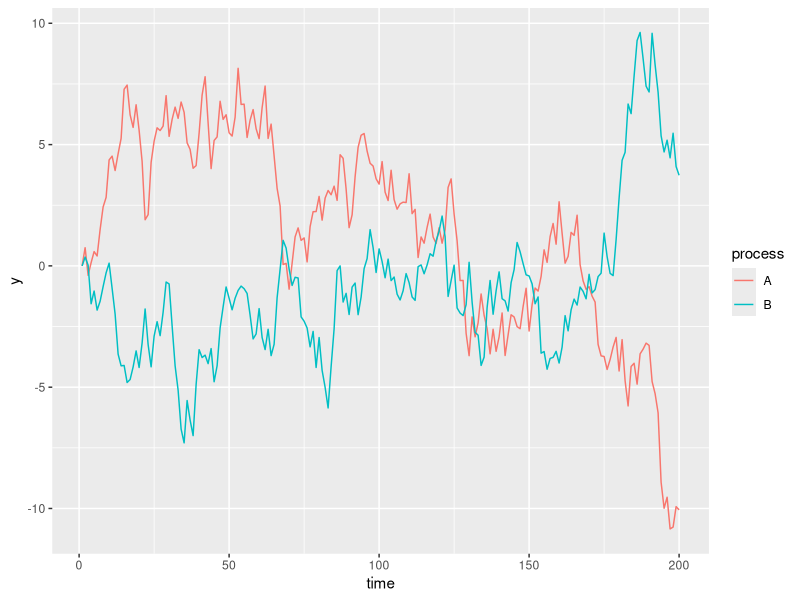
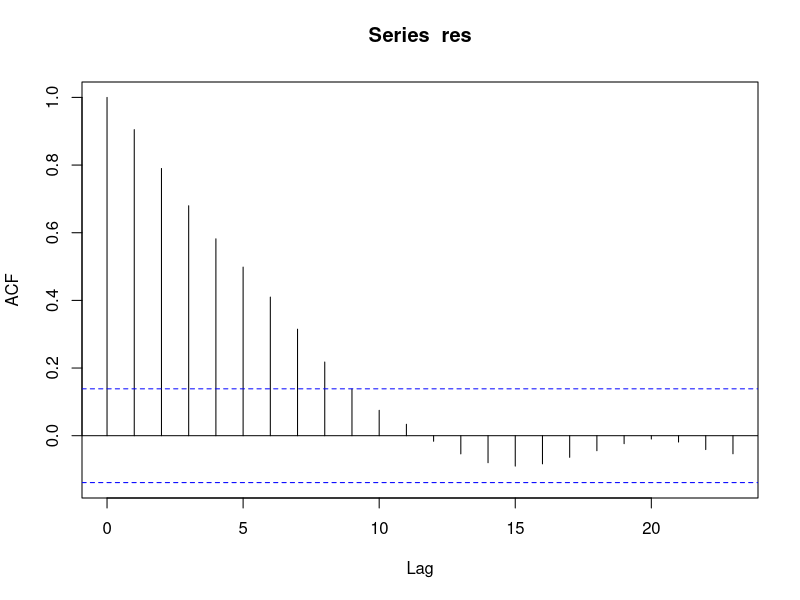
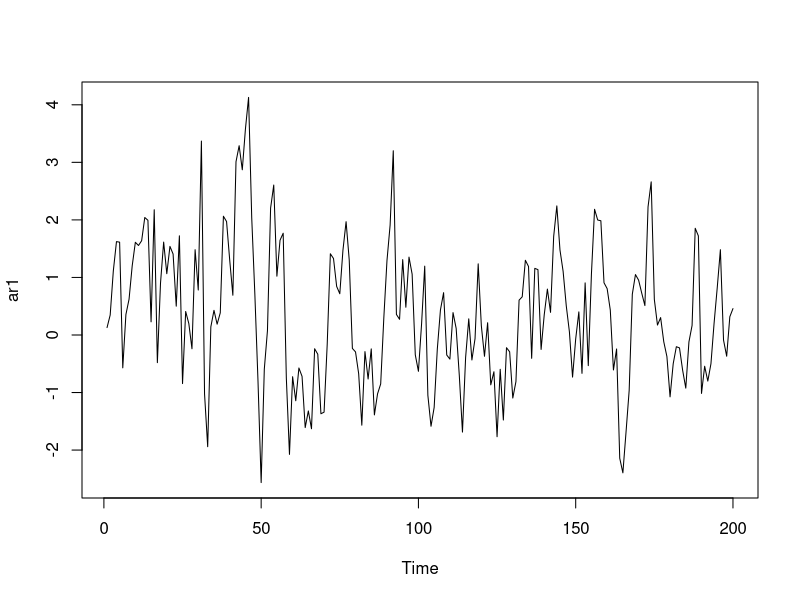
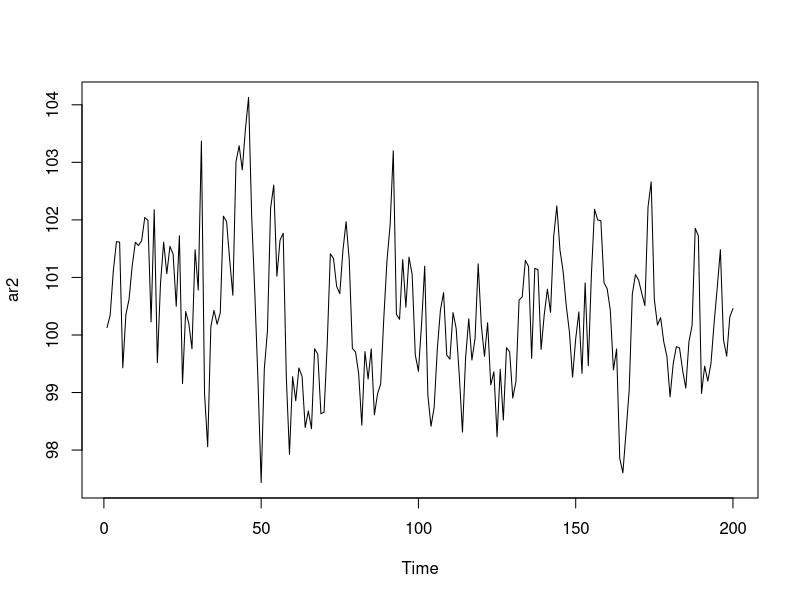
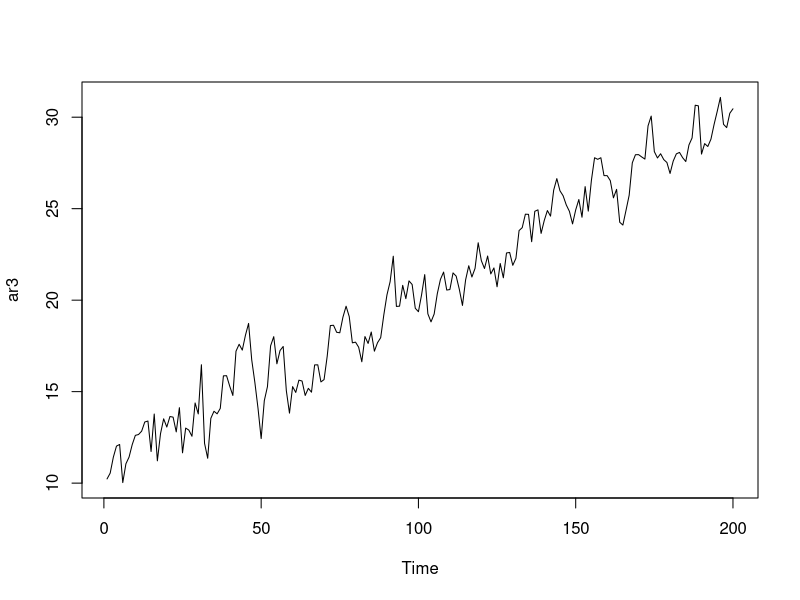
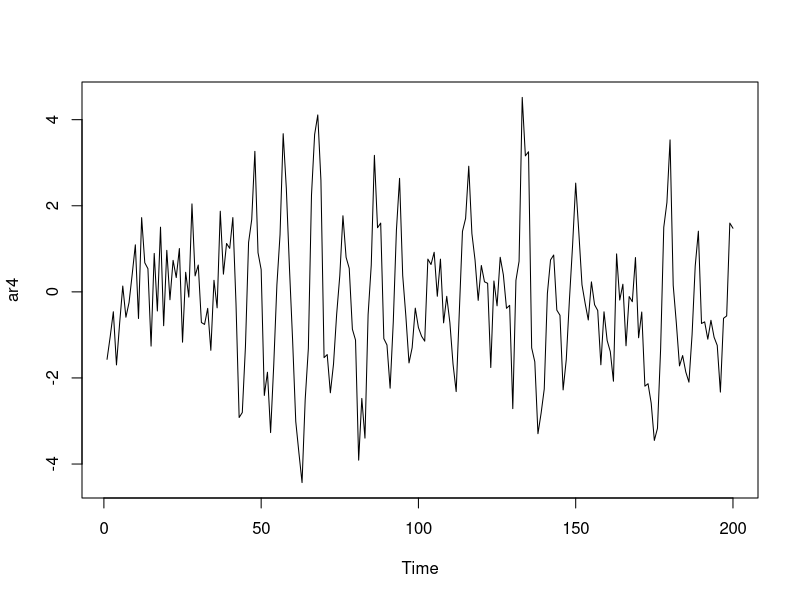

The R script that drew these images, in order:
## ---- chunk 1
# install.packages("urca")

library(urca)
library(tidyverse)
## ---- chunk 2
n <- 200
rw1 <- arima.sim(model = list(order = c(0, 1, 0)), n = n - 1)
rw2 <- arima.sim(model = list(order = c(0, 1, 0)), n = n - 1)

# rw2 <- 1.5 * rw1 + rnorm(n = 200)

tibble(
  y = c(rw1, rw2),
  process = rep(c("A", "B"), each = 200),
  time = rep(1:n, 2)
) %>%
  ggplot(
    aes(x = time, y = y, color = process)
  ) + 
  geom_line()

## ---- chunk 3
linreg_fit <- lm(rw2 ~ rw1)
summary(linreg_fit)
## ---- chunk 4
res <- residuals(linreg_fit)
acf(res)
## ---- chunk 5
summary(ur.df(rw1, type = "none", lags = 0))
## ---- chunk 6
set.seed(5445)
ar1 <- arima.sim(n = 200, model = list(ar = 0.7))
plot(ar1)
## ---- chunk 7
summary(ur.df(ar1, type = "none", lags = 0))
## ---- chunk 8
ar2 <- 100 + ar1
plot(ar2)
## ---- chunk 9
summary(ur.df(ar2, type = "none", lags = 0))
## ---- chunk 10
summary(ur.df(ar2, type = "drift", lags = 0))
## ---- chunk 11
ar3 <- 10 + 0.1*(1:length(ar1)) + ar1
plot(ar3)
## ---- chunk 12
summary(ur.df(ar3, type = "drift", lags = 0))
## ---- chunk 13
summary(ur.df(ar3, type = "trend", lags = 0))
## ---- chunk 14
set.seed(521)
ar4 <- arima.sim(n = 200, model = list(ar = c(0.6, 0.4, -0.7)))
plot(ar4)
## ---- chunk 15
summary(ur.df(ar4, type = "none", lags = 0))
## ---- chunk 16
summary(ur.df(ar4, type = "none", selectlags = "AIC"))
## ---- chunk 17
summary(ur.kpss(rw1))
summary(ur.kpss(ar1))
